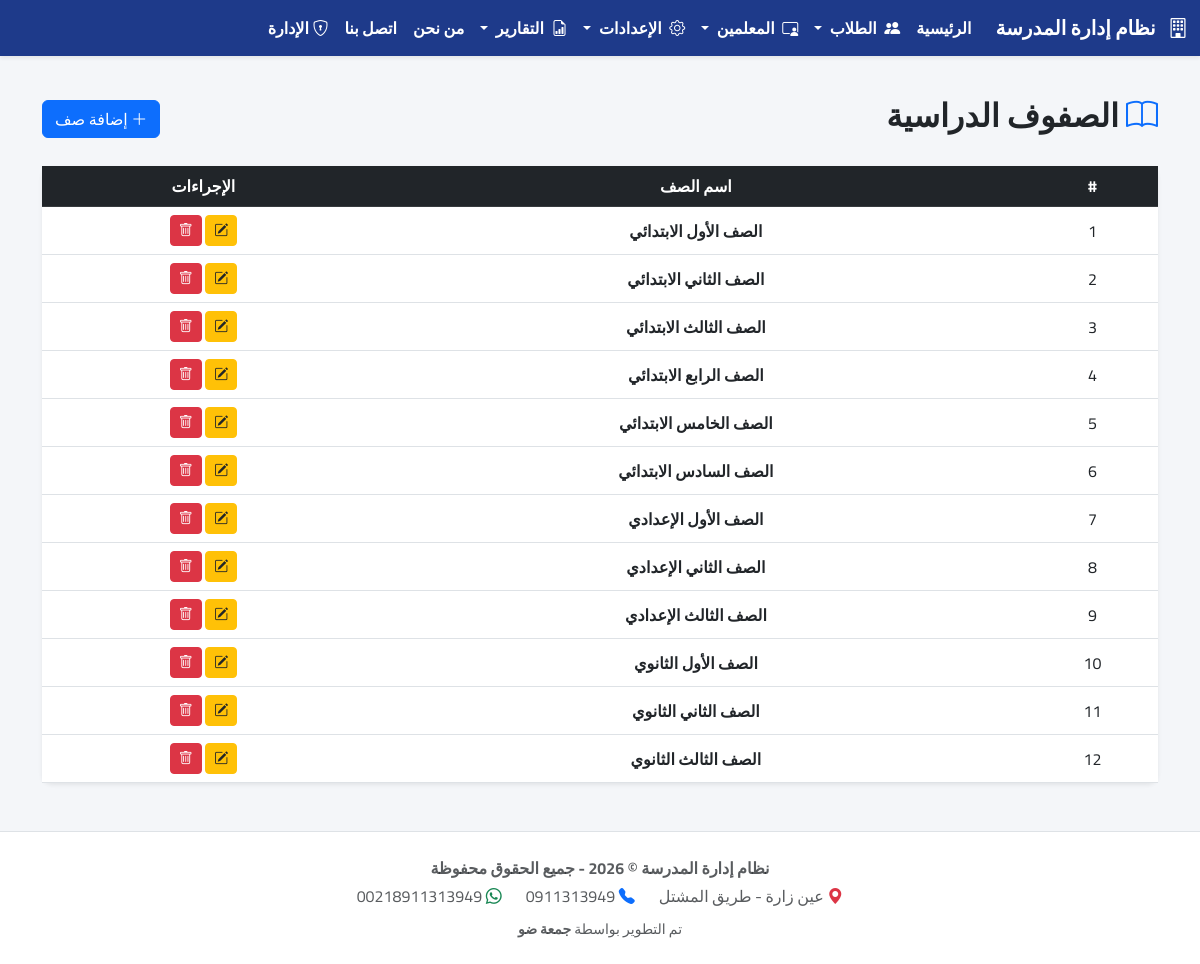
Page /grades/ on the committed database.
### academics/models.py (models this page shows, shortened)
class Grade(models.Model):
    name = models.CharField(max_length=50, verbose_name="الصف الدراسي", unique=True)
    class Meta:
        verbose_name = "الصف"
        verbose_name_plural = "الصفوف"

### academics/views.py (the view)
# urls.py: path('grades/', GradeListView.as_view(), name='grade_list'),
class GradeListView(TemplateView):
    template_name = 'academics/grade_list.html'
    def get_context_data(self, **kwargs):
        context = super().get_context_data(**kwargs)
        try:
            context['grades'] = Grade.objects.all().order_by('id')
        except Exception as e:
            messages.error(self.request, f"حدث خطأ: {str(e)}")
            context['grades'] = []
        return context

### templates/academics/grade_list.html (shortened to what this page needs)
{% extends 'base.html' %}
{% block content %}
<div class="d-flex justify-content-between align-items-center mb-4 mt-3">
    <h2 class="fw-bold text-dark"><i class="bi bi-book text-primary"></i> الصفوف الدراسية</h2>
    <a href="{% url 'grade_add' %}" class="btn btn-primary"><i class="bi bi-plus-lg"></i> إضافة صف</a>
</div>
<div class="card shadow-sm border-0">
    <div class="table-responsive d-none d-md-block">
        <table class="table table-hover text-center align-middle mb-0">
            <thead class="table-dark">
                <tr>
                    <th>#</th>
                    <th>اسم الصف</th>
                    <th>الإجراءات</th>
                </tr>
            </thead>
            <tbody>
                {% for grade in grades %}
                <tr>
                    <td>{{ forloop.counter }}</td>
                    <td class="fw-bold">{{ grade.name }}</td>
                    <td>
                        <a href="{% url 'grade_update' grade.id %}" class="btn btn-sm btn-warning text-dark" title="تعديل">
                            <i class="bi bi-pencil-square"></i>
                        </a>
                        <a href="{% url 'grade_delete' grade.id %}" class="btn btn-sm btn-danger" title="حذف">
                            <i class="bi bi-trash"></i>
                        </a>
                    </td>
                </tr>
                {% empty %}
                <tr>
                    <td colspan="3" class="text-muted py-4">لا يوجد صفوف مضافة حالياً.</td>
                </tr>
                {% endfor %}
            </tbody>
        </table>
    </div>
</div>
{% endblock %}

### templates/base.html (shortened to what this page needs)
<!DOCTYPE html>
<html lang="ar" dir="rtl">
<head>
    <link rel="stylesheet" href="https://cdn.jsdelivr.net/npm/bootstrap@5.3.0/dist/css/bootstrap.rtl.min.css">
    <link rel="stylesheet" href="https://cdn.jsdelivr.net/npm/bootstrap-icons@1.11.0/font/bootstrap-icons.css">
</head>
<body>
    {% include 'pages/navbar.html' %}
    <div class="container main-content">
        {% block content %}
        {% endblock content %}
    </div>
    {% include 'pages/footer.html' %}
</body>
</html>

### templates/pages/navbar.html (shortened to what this page needs)
<nav class="navbar navbar-expand-lg mb-4 shadow-sm">
    <div class="container-fluid">
        <a class="navbar-brand" href="{% url 'home' %}"><i class="bi bi-building me-2"></i> نظام إدارة المدرسة</a>
        <div class="collapse navbar-collapse" id="navbarNav">
            <ul class="navbar-nav me-auto">
                <li class="nav-item"><a class="nav-link" href="{% url 'home' %}">الرئيسية</a></li>
                <li class="nav-item dropdown">
                    <a class="nav-link dropdown-toggle" href="#" id="navbarDropdownStudents" role="button" data-bs-toggle="dropdown" aria-expanded="false">
                        <i class="bi bi-people-fill me-1"></i> الطلاب
                    </a>
                </li>
                <li class="nav-item dropdown">
                    <a class="nav-link dropdown-toggle" href="#" id="navbarDropdownTeachers" role="button" data-bs-toggle="dropdown" aria-expanded="false">
                        <i class="bi bi-person-video3 me-1"></i> المعلمين
                    </a>
                </li>
                <li class="nav-item dropdown">
                    <a class="nav-link dropdown-toggle" href="#" id="navbarDropdownSettings" role="button" data-bs-toggle="dropdown" aria-expanded="false">
                        <i class="bi bi-gear me-1"></i> الإعدادات
                    </a>
                </li>
                <li class="nav-item dropdown">
                    <a class="nav-link dropdown-toggle" href="#" id="navbarDropdownReports" role="button" data-bs-toggle="dropdown" aria-expanded="false">
                        <i class="bi bi-file-earmark-bar-graph me-1"></i> التقارير
                    </a>
                </li>
                <li class="nav-item"><a class="nav-link" href="{% url 'about' %}">من نحن</a></li>
                <li class="nav-item"><a class="nav-link" href="{% url 'contact' %}">اتصل بنا</a></li>
                <li class="nav-item">
                    <a class="nav-link text-warning" href="/admin/" target="_blank">
                        <i class="bi bi-shield-lock"></i> الإدارة
                    </a>
                </li>
            </ul>
        </div>
    </div>
</nav>

### templates/pages/footer.html
<footer class="text-center text-muted py-4 mt-5 border-top bg-white">
    <div class="container">
        <p class="mb-1 fw-bold">نظام إدارة المدرسة &copy; 2026 - جميع الحقوق محفوظة</p>
        <div class="d-flex justify-content-center gap-4 mb-2 flex-wrap">
            <span><i class="bi bi-geo-alt-fill text-danger"></i> عين زارة - طريق المشتل</span>
            <span>
                <i class="bi bi-telephone-fill text-primary"></i>
                <a href="tel:0911313949" class="text-decoration-none text-muted">0911313949</a>
            </span>
            <span>
                <i class="bi bi-whatsapp text-success"></i>
                <a href="https://wa.me/218911313949" target="_blank" class="text-decoration-none text-muted">00218911313949</a>
            </span>
        </div>
        <small>تم التطوير بواسطة <strong>جمعة ضو</strong></small>
    </div>
</footer>

### templates/base.html (style rules this page uses)
body { font-family: 'Cairo', sans-serif; background-color: #f4f6f9; min-height: 100vh; display: flex; flex-direction: column; }
.navbar { background-color: #1e3a8a; }
.navbar-brand, .nav-link { color: white !important; font-weight: 600; }
.card { border-radius: 10px; }
.main-content { flex: 1; }

### rows in the picture
Grade: name "الصف الأول الابتدائي"
Grade: name "الصف الثاني الابتدائي"
Grade: name "الصف الثالث الابتدائي"
Grade: name "الصف الرابع الابتدائي"
Grade: name "الصف الخامس الابتدائي"
Grade: name "الصف السادس الابتدائي"
Grade: name "الصف الأول الإعدادي"
Grade: name "الصف الثاني الإعدادي"
Grade: name "الصف الثالث الإعدادي"
Grade: name "الصف الأول الثانوي"
Grade: name "الصف الثاني الثانوي"
Grade: name "الصف الثالث الثانوي"
